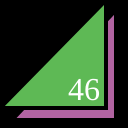
Frame 1 (no input)
Frame 60 (no input): identical to frame 1, image omitted
Frame 120 (the mouse pressed at the canvas centre since frame 60): identical to frame 1, image omitted

The p5.js sketch that drew this single still picture (run headless with seeded random() and noise() and a simulated clock; from frame 60 on, the mouse is pressed at the canvas centre):

// p5.js sketch
// ── sketch.js
function setup() {
  createCanvas(128,128);
}

function draw() {
  background(0);
  strokeWeight(4);
  fill(178, 100, 162);
  triangle(12,120,116,120,116,10);
  fill(94, 185, 85);
  triangle(0,108,106,108,106,0);
  fill(255);
  textSize(32);
  textFont("serif");
  text("46", 68, 100);
}
